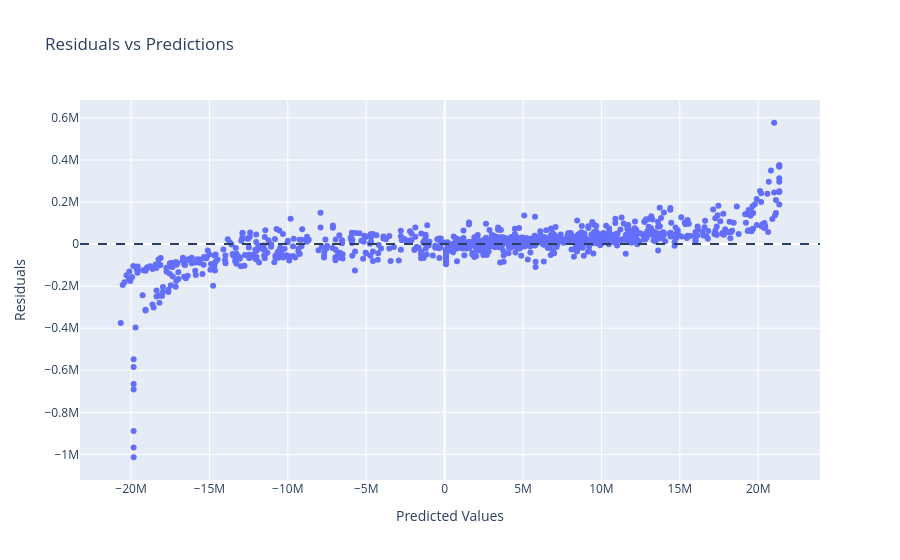

The notebook cell saved with this chart:
### Code cell
residuals = y_test - gd_pred
import plotly.graph_objects as go 
fig = go.Figure()
fig.add_trace(go.Scatter(
    x=gd_pred,
    y=residuals,
    mode="markers",
    name="Residuals"
))
fig.add_hline(y=0, line_dash="dash")
fig.update_layout(
    title="Residuals vs Predictions",
    xaxis_title="Predicted Values",
    yaxis_title="Residuals"
)
fig.show()

### Figure 1 — Plotly figure (JSON) as saved in the notebook; plotly's stock layout.template omitted (floating-point values rounded to 4 significant figures; data arrays with more than 128 entries replaced by an {"elided": "..."} marker saying what was removed)
{"data": [{"mode": "markers", "name": "Residuals", "type": "scatter", "x": {"elided": "1000 float values"}, "y": {"elided": "1000 float values"}}], "layout": {"shapes": [{"line": {"dash": "dash"}, "type": "line", "x0": 0, "x1": 1, "xref": "x domain", "y0": 0, "y1": 0, "yref": "y"}], "title": {"text": "Residuals vs Predictions"}, "xaxis": {"title": {"text": "Predicted Values"}}, "yaxis": {"title": {"text": "Residuals"}}}}
